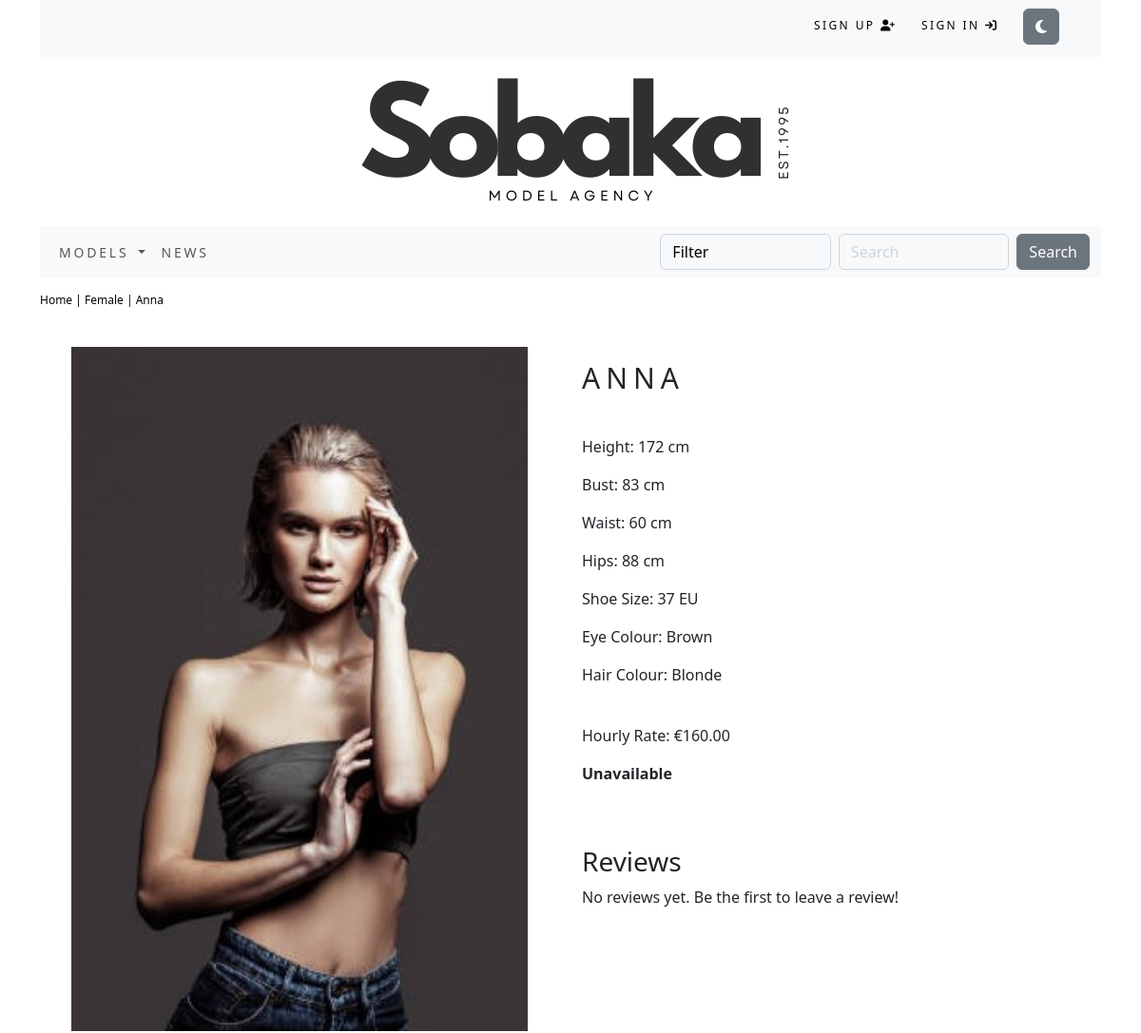
The page /005fdd27-d5b4-473c-82e8-7c0a15552352/3be8e568-3275-4201-8a5f-f0fe424c87cc/ (upper part) on the database as committed earlier.
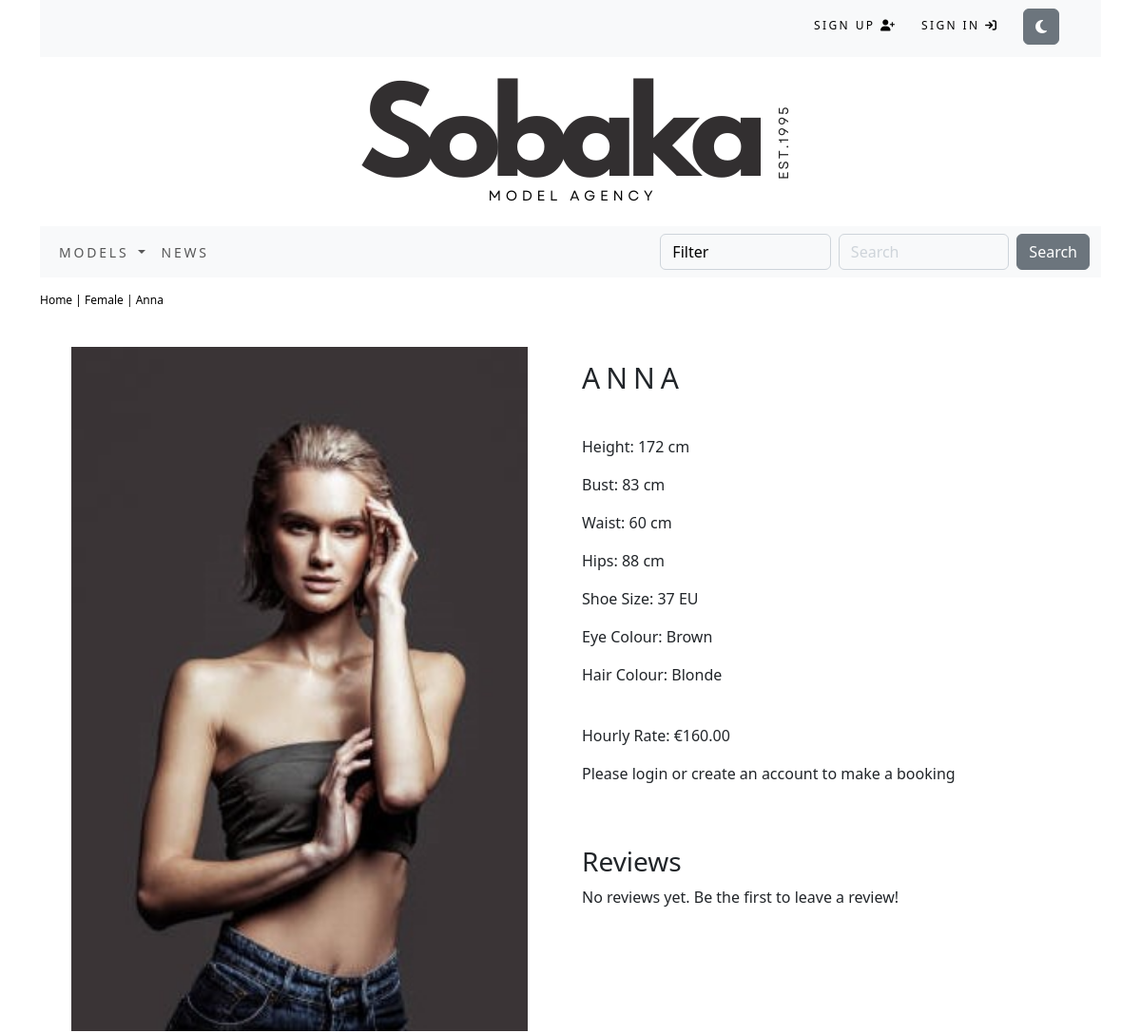
The same page on the database as committed later.
### sobaka/views.py (the view)
# urls.py: path('<uuid:category_id>/<uuid:human_id>/', views.human_detail, name = 'human_detail'),
def human_detail(request, category_id, human_id):
    human = get_object_or_404(Human, category_id=category_id, id=human_id)
    return render(request, 'sobaka/human.html', {'human':human})

### cart/context_processors.py (called while the page is built)
def counter(request):
    item_count = 0
    if 'admin' in request.path:
        return {}
    else:
        try:
            cart = Cart.objects.filter(cart_id=_cart_id(request))
            cart_items = CartItem.objects.all().filter(cart=cart[:1])
            for cart_item in cart_items:
                item_count += cart_item.duration
        except Cart.DoesNotExist:
            item_count = 0
    return {'item_count':item_count}

### cart/views.py (called while the page is built)
def _cart_id(request):
    cart = request.session.session_key
    if not cart:
        cart = request.session.create()
    return cart

### sobaka/context_processors.py (called while the page is built)
def menu_links(request):
    links = Category.objects.all()
    return {'links':links}

### sobaka/models.py (called while the page is built)
    def get_absolute_url(self):
        return reverse('sobaka:humans_by_category', args=[self.id])

    def __str__(self):
        return self.name

### sobaka/templates/sobaka/human.html (shortened to what this page needs)
{% extends "base.html" %}
{% load static %}
{% block content %}
    <div class="row my_hum_row_class">
        <div class="mx-auto breadcrumb-nav">
            <p><a href="{% url 'sobaka:all_humans' %}">Home</a> | <a href="{{human.category.get_absolute_url }}">{{human.category}}</a> | <a href="#">{{human.name}}</a></p>
        </div>
        <div class="container">
            <br>
            <div class="row">
                <div class="col-12 col-sm-12 col-md-12 col-lg-6 text-center">
                    <div style="min-width:18rem;">
                        <img class="humpic1" src="{{human.image1.url}}"
                        alt="{{human.name}}">
                    </div>
                </div>
                <div class="col-12 col-sm-12 col-md-12 col-lg-6">
                    <div class="human_details">
                        <h1 class="my_hum_title">{{human.name}}</h1>
                        <br>
                        <p>Height: {{human.height}} cm</p>
                        <p>Bust: {{human.bust_size}} cm</p>
                        <p>Waist: {{human.waist_size}} cm</p>
                        <p>Hips: {{human.hip_size}} cm</p>
                        <p>Shoe Size: {{human.shoe_size}} EU</p>
                        <p>Eye Colour: {{human.eye_color}}</p>
                        <p>Hair Colour: {{human.hair_color}}</p>
                        <br>
                        <p>Hourly Rate: €{{human.price}}</p>
                        {% if human.available == 0%}
                            <p class="text-justify my_hum_text"><b>Unavailable</b></p>
                        {% else %}
                            {% if user.is_authenticated %}
                                <a class="btn btn-secondary" href="{% url 'cart:add_cart' human.id %}">Book Now</a>
                            {% else %}
                                <p>Please login or create an account to make a booking</p>
                            {% endif %}
                        {% endif %}
                    </div>
                    <br>
                    <br>
                    <div>
                        <h3>Reviews</h3>
                        {% if human.reviews.exists %}
                            <ul>
                                {% for review in human.reviews.all|slice:":3" %}
                                    <li>
                                        <strong>{{ review.user.username }}</strong> ({{ review.created|date:"Y-m-d" }})
                                        <br>
                                        Rating: {{ review.rating }}/5
                                        <br>
                                        {{ review.comment }}
                                    </li>
                                {% endfor %}
                            </ul>
                        {% else %}
                            <p>No reviews yet. Be the first to leave a review!</p>
                        {% endif %}
                    </div>
                </div>
            </div>
        </div>
    </div>
{% endblock %}

Rows that differ between the two databases and show on the page:
changed Human "ANNA": available False → True (drawn)
Other text that changed with them:
text no longer shown: "Unavailable"
text now shown: "Please login or create an account to make a booking"
